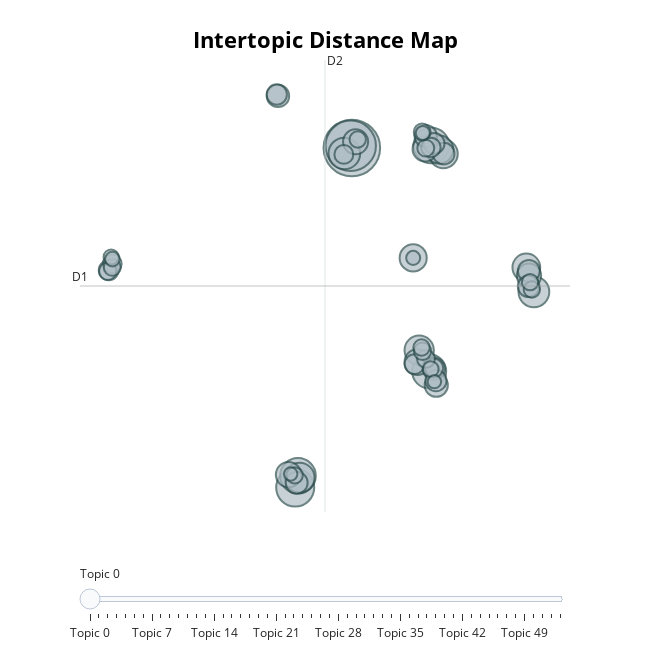

The cell this chart's notebook holds for it:
### Markdown cell above
### Tópicos

Técnica de modelado de tópicos con `transformers` y `TF-IDF`:

### Code cell
# remove urls, mentions, hashtags and numbers
p.set_options(p.OPT.URL, p.OPT.MENTION, p.OPT.NUMBER)
attacks['text_pre'] = attacks['text_pre'].apply(lambda x: p.clean(x))


# filter column
docs = attacks['text_pre']

# calculate topics and probabilities
topic_model = BERTopic(language="multilingual", calculate_probabilities=True, verbose=True)

# training
topics, probs = topic_model.fit_transform(docs)

# visualize topics
topic_model.visualize_topics()
